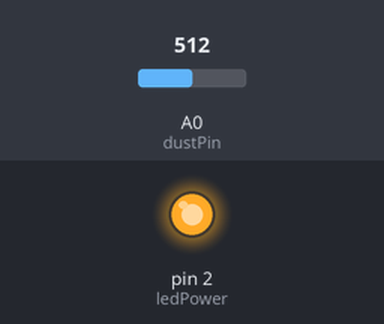
The sketch below on a simulated Arduino Uno, built with avr-gcc and run on an emulated ATmega328P. Parts: output pins drawn as LEDs (lit = HIGH). The test bench sets the inputs (shaded band); at power-on: A0 (dustPin) = 512. What the sketch prints to the serial monitor is not drawn.

Above: at 1.8 s.
1.9 s: A0 (dustPin) set to 186
3.4 s: A0 (dustPin) set to 168
Timing chart, 0 to 6.4 s (numbered marks = the images above; inputs shaded):
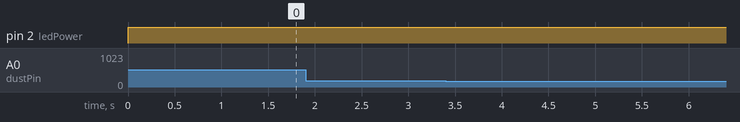

The sketch:

2.ino
```cpp
/*
  Standalone Sketch to use with a Arduino UNO and a
  Sharp Optical Dust Sensor GP2Y1010AU0F
*/
#include <stdlib.h>

int dustPin = 0; //Connect dust sensor to Arduino A0 pin
int ledPower = 2;   //Connect 3 led driver pins of dust sensor to Arduino D2

int samplingTime = 280;
int deltaTime = 40;
int sleepTime = 9680;

float voltage = 0;
float dustdensity = 0;
float ppmpercf = 0;
char s[32];

float voMeasured = 0;
float calcVoltage = 0;
float dustDensity = 0;

void setup() {
  Serial.begin(9600);
  pinMode(ledPower, OUTPUT);
}

void loop() {
  digitalWrite(ledPower, LOW); // power on the LED
  delayMicroseconds(samplingTime);
  voltage = analogRead(dustPin); // read the dust value
  delayMicroseconds(deltaTime);
  digitalWrite(ledPower, HIGH); // turn the LED off
  delayMicroseconds(sleepTime);


  voltage = voltage * 0.0049;
  dustdensity = 0.17 * voltage - 0.1;
  ppmpercf = (voltage - 0.0256) * 120000;
  if (ppmpercf < 0)
    ppmpercf = 0;
  if (dustdensity < 0 )
    dustdensity = 0;
  if (dustdensity > 0.5)
    dustdensity = 0.5;

  String dataString = "";
  dataString += dtostrf(voltage, 9, 4, s);
  dataString += ",";
  dataString += dtostrf(dustdensity, 5, 2, s);
  dataString += ",";
  dataString += dtostrf(ppmpercf, 8, 0, s);
  dataString += "\n";
  Serial.print(dataString);

  delay(1000);
}
```
